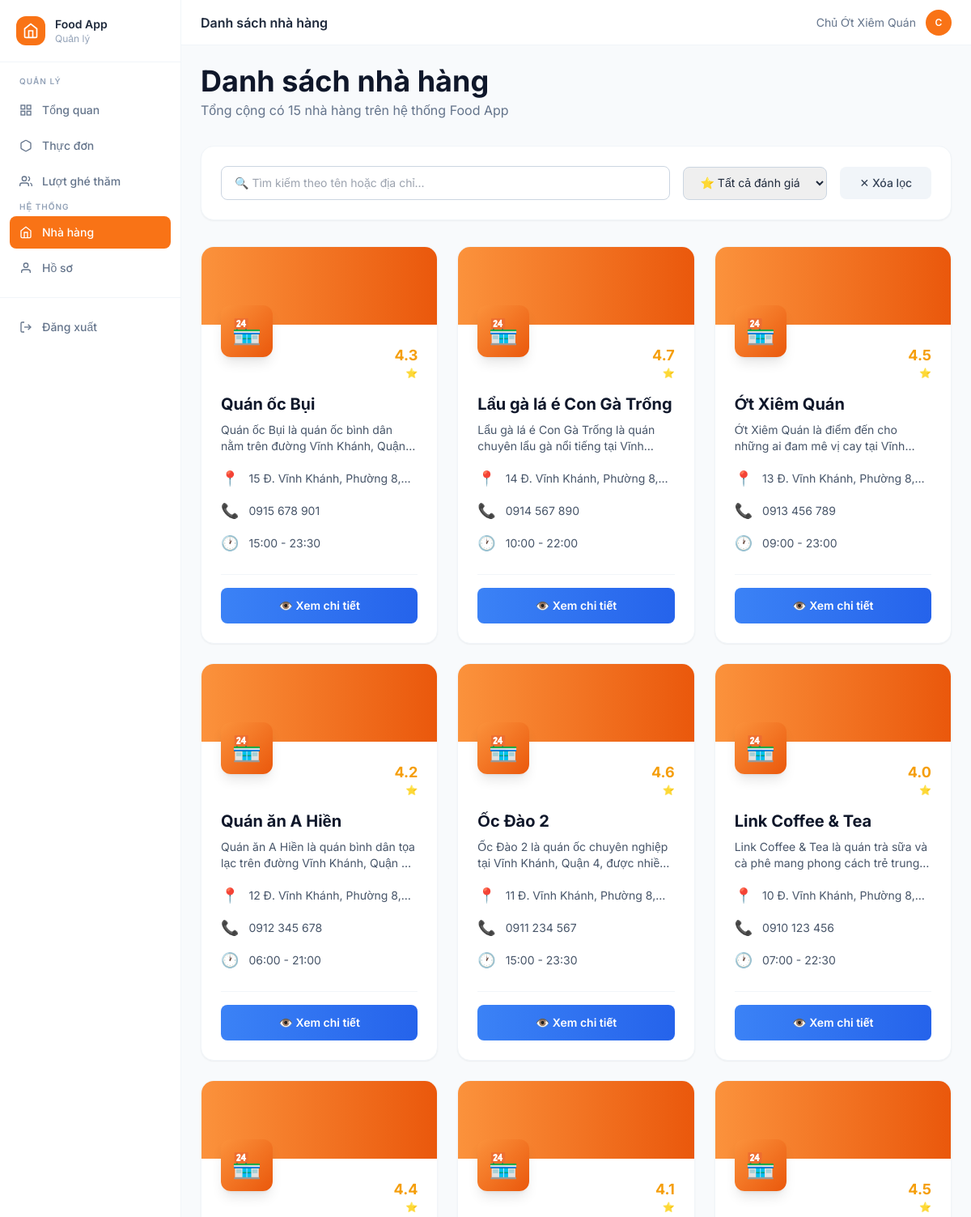
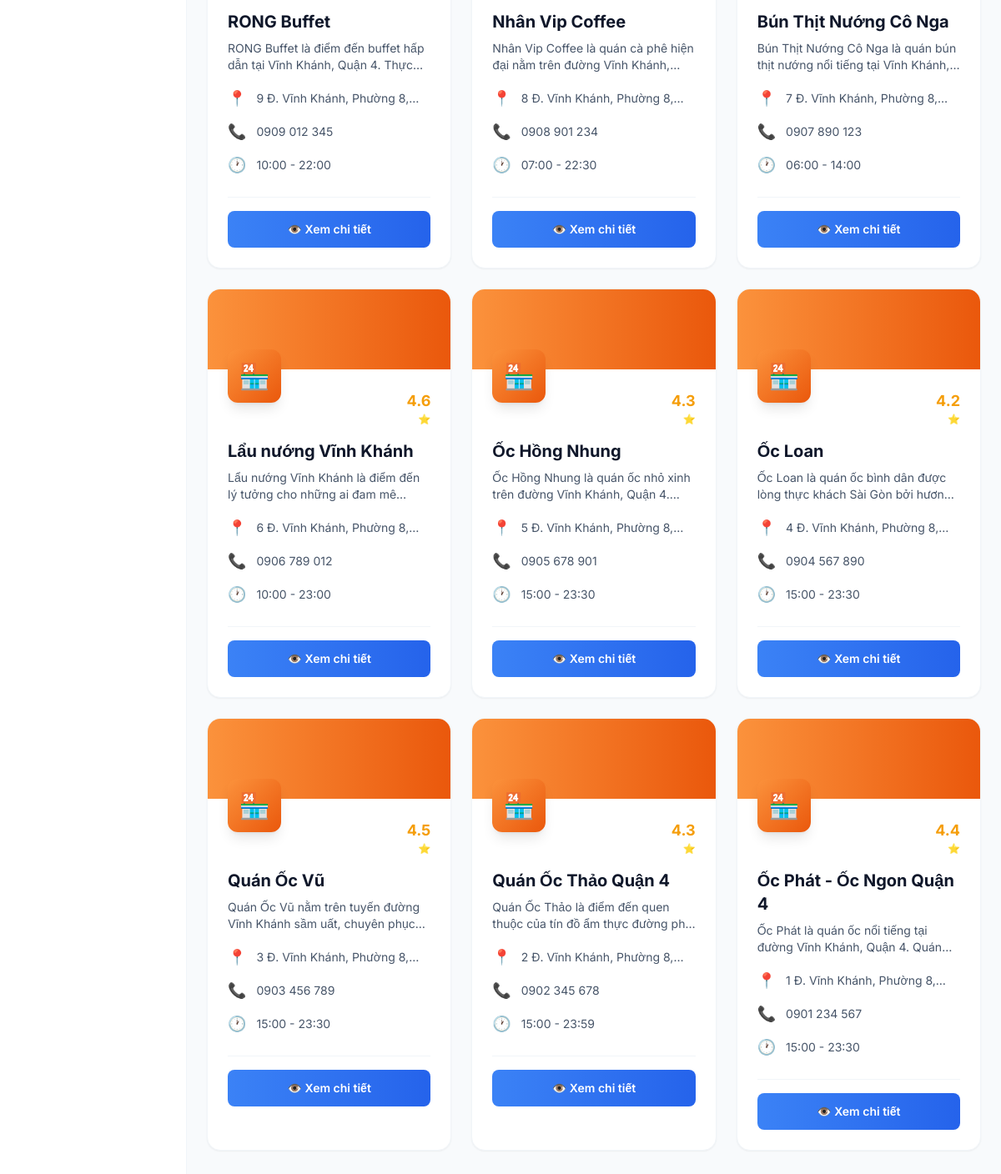
The page /web/owner/restaurants.php (signed in) on the database its author committed (2 pictures, top to bottom).
### tables this page shows
CREATE TABLE `restaurant` (
  `restaurant_id` int(11) NOT NULL,
  `name` varchar(255) NOT NULL,
  `description` text DEFAULT NULL,
  `lat` double DEFAULT NULL,
  `lng` double DEFAULT NULL,
  `phone` varchar(20) DEFAULT NULL,
  `address` varchar(255) DEFAULT NULL,
  `open_hour` varchar(50) DEFAULT NULL,
  `close_hour` varchar(50) DEFAULT NULL,
  `rating` float DEFAULT 0,
  `status` varchar(20) NOT NULL DEFAULT 'open' COMMENT 'open | closed | maintenance'
);

### web/owner/restaurants.php (the view, shortened to what this page needs)
<?php
require_once __DIR__ . '/config.php';
$pageTitle = "Danh sách nhà hàng";
$stmt = $pdo->prepare("SELECT * FROM restaurant ORDER BY restaurant_id DESC");
$stmt->execute();
$restaurants = $stmt->fetchAll(PDO::FETCH_ASSOC);
include 'header.php';
?>
<div class="p-6 bg-slate-50 min-h-screen">
    <div class="mb-8">
        <div class="flex items-center justify-between mb-6">
            <div>
                <h1 class="text-4xl font-bold text-slate-900">Danh sách nhà hàng</h1>
                <p class="text-slate-500 mt-1">Tổng cộng có <span id="totalCount"><?= count($restaurants) ?></span> nhà hàng trên hệ thống Food App</p>
            </div>
        </div>
    </div>
    <div class="bg-white rounded-2xl border border-slate-100 shadow-sm p-6 mb-8">
        <div class="flex gap-4 flex-wrap items-center">
            <input type="text" id="searchInput" placeholder="🔍 Tìm kiếm theo tên hoặc địa chỉ..."
                class="flex-1 min-w-64 px-4 py-2.5 border border-slate-300 rounded-lg focus:ring-2 focus:ring-orange-500 focus:border-transparent transition-all text-sm">
            <select id="ratingFilter" class="px-4 py-2.5 border border-slate-300 rounded-lg focus:ring-2 focus:ring-orange-500 focus:border-transparent transition-all text-sm">
                <option value="">⭐ Tất cả đánh giá</option>
            </select>
            <button id="clearFilters" class="px-6 py-2.5 bg-slate-100 text-slate-700 rounded-lg hover:bg-slate-200 transition-colors font-medium text-sm">
                ✕ Xóa lọc
            </button>
        </div>
    </div>
    <div class="grid grid-cols-1 md:grid-cols-2 lg:grid-cols-3 gap-6" id="restaurantsGrid">
        <?php foreach ($restaurants as $r): ?>
        <div class="restaurant-card bg-white rounded-2xl border border-slate-100 shadow-sm hover:shadow-lg hover:-translate-y-1 transition-all duration-300 overflow-hidden"
            data-name="<?= strtolower($r['name']) ?>"
            data-address="<?= strtolower($r['address'] ?? '') ?>"
            data-rating="<?= $r['rating'] ?? 0 ?>">
            <div class="bg-gradient-to-r from-orange-400 to-orange-600 h-24"></div>
            <div class="p-6 relative">
                <div class="flex items-start justify-between mb-4">
                    <div class="w-16 h-16 rounded-xl bg-gradient-to-br from-orange-400 to-orange-600 flex items-center justify-center text-3xl font-bold text-white shadow-lg -mt-12 relative z-10">
                        🏪
                    </div>
                    <?php if ($r['rating'] > 0): ?>
                    <div class="text-right">
                        <div class="text-lg font-bold text-amber-500"><?= number_format($r['rating'], 1) ?></div>
                        <div class="text-xs text-amber-500">⭐</div>
                    </div>
                    <?php endif; ?>
                </div>
                <h3 class="text-xl font-bold text-slate-900 mb-2"><?= htmlspecialchars($r['name']) ?></h3>
                <p class="text-sm text-slate-600 mb-4 line-clamp-2"><?= htmlspecialchars($r['description'] ?? 'Không có mô tả') ?></p>
                <div class="space-y-3 mb-6">
                    <div class="flex items-center gap-3 text-sm text-slate-600">
                        <span class="text-lg">📍</span>
                        <span class="line-clamp-1"><?= htmlspecialchars($r['address'] ?? 'Chưa cập nhật') ?></span>
                    </div>
                    <div class="flex items-center gap-3 text-sm text-slate-600">
                        <span class="text-lg">📞</span>
                        <span><?= htmlspecialchars($r['phone'] ?? 'Chưa cập nhật') ?></span>
                    </div>
                    <div class="flex items-center gap-3 text-sm text-slate-600">
                        <span class="text-lg">🕐</span>
                        <span><?= htmlspecialchars($r['open_hour'] ?? '--:--') ?> - <?= htmlspecialchars($r['close_hour'] ?? '--:--') ?></span>
                    </div>
                </div>
                <div class="border-t border-slate-100 mb-4"></div>
                <div>
                    <button onclick="viewRestaurant(<?= $r['restaurant_id'] ?>)"
                        class="w-full px-4 py-3 bg-gradient-to-r from-blue-500 to-blue-600 text-white rounded-lg hover:shadow-md hover:from-blue-600 hover:to-blue-700 transition-all font-semibold text-sm">
                        👁️ Xem chi tiết
                    </button>
                </div>
            </div>
        </div>
        <?php endforeach; ?>
    </div>
</div>
<?php include 'footer.php'; ?>

### web/owner/header.php (shortened to what this page needs)
<!DOCTYPE html>
<html lang="vi">
<head>
    <script src="https://cdn.tailwindcss.com"></script>
    <link rel="stylesheet" href="css/style.css">
</head>
<body class="bg-slate-50">
<div class="flex min-h-screen">
    <aside id="sidebar" class="fixed inset-y-0 left-0 z-30 w-56 flex-col bg-white border-r border-slate-100 transition-transform duration-300 lg:translate-x-0 -translate-x-full">
        <div class="flex items-center gap-3 px-5 py-5 border-b border-slate-100">
            <div class="flex h-9 w-9 items-center justify-center rounded-xl bg-orange-500">
                <svg class="h-5 w-5 text-white" fill="none" stroke="currentColor" stroke-width="2" viewBox="0 0 24 24">
                    <path d="M3 9l9-7 9 7v11a2 2 0 0 1-2 2H5a2 2 0 0 1-2-2z"/>
                    <polyline points="9 22 9 12 15 12 15 22"/>
                </svg>
            </div>
            <div>
                <p class="text-sm font-semibold text-slate-800">Food App</p>
                <p class="text-xs text-slate-400">
                    <?php
                    $rname = $_SESSION['restaurant_name'] ?? 'Quản lý';
                    echo htmlspecialchars($rname);
                    ?>
                </p>
            </div>
        </div>
        <nav class="flex-1 overflow-y-auto px-3 py-4 space-y-1">
            <p class="px-3 mb-2 text-[10px] font-semibold uppercase tracking-widest text-slate-400">Quản lý</p>
            <?php
            $current = basename($_SERVER['PHP_SELF']);
            function nav_item($href, $label, $icon, $active) {
                $cls = $active ? 'bg-orange-500 text-white' : 'text-slate-500 hover:bg-slate-100 hover:text-slate-800';
                echo "<a href=\"$href\" class=\"flex items-center gap-3 rounded-lg px-3 py-2.5 text-sm font-medium transition-colors $cls\">$icon $label</a>";
            }
            nav_item('dashboard.php', 'Tổng quan',
                '<svg class="h-4 w-4" fill="none" stroke="currentColor" stroke-width="2" viewBox="0 0 24 24"><rect x="3" y="3" width="7" height="7"/><rect x="14" y="3" width="7" height="7"/><rect x="14" y="14" width="7" height="7"/><rect x="3" y="14" width="7" height="7"/></svg>',
                $current === 'dashboard.php');
            ?>
            <p class="px-3 mt-4 mb-2 text-[10px] font-semibold uppercase tracking-widest text-slate-400">Hệ thống</p>
        </nav>
        <div class="px-3 py-4 border-t border-slate-100">
            <a href="logout.php" class="flex items-center gap-3 rounded-lg px-3 py-2.5 text-sm font-medium text-slate-500 hover:bg-red-50 hover:text-red-600 transition-colors">
                <svg class="h-4 w-4" fill="none" stroke="currentColor" stroke-width="2" viewBox="0 0 24 24">
                    <path d="M9 21H5a2 2 0 0 1-2-2V5a2 2 0 0 1 2-2h4"/>
                    <polyline points="16 17 21 12 16 7"/>
                    <line x1="21" y1="12" x2="9" y2="12"/>
                </svg>
                Đăng xuất
            </a>
        </div>
    </aside>
    <main class="flex-1 lg:ml-56">
        <header class="sticky top-0 z-10 flex h-14 items-center justify-between border-b border-slate-100 bg-white px-4 lg:px-6">
            <div class="flex items-center gap-3">
                <h1 class="text-base font-semibold text-slate-800"><?= htmlspecialchars($pageTitle ?? 'Dashboard') ?></h1>
            </div>
            <div class="flex items-center gap-3">
                <span class="hidden sm:block text-sm text-slate-500"><?= htmlspecialchars($_SESSION['user_name'] ?? '') ?></span>
                <div class="flex h-8 w-8 items-center justify-center rounded-full bg-orange-500 text-xs font-semibold text-white">
                    <?= mb_strtoupper(mb_substr($_SESSION['user_name'] ?? 'U', 0, 1)) ?>
                </div>
            </div>
        </header>

### web/owner/footer.php
</main> </div> </body>
</html>

### web/owner/css/style.css (style rules this page uses)
:root { --primary-orange: #f97316; }
body { font-family: 'Inter', sans-serif; background-color: #f8fafc; color: #1e293b; }

### rows shown on the page
restaurant: rating "4.3", name "Quán ốc Bụi", description "Quán ốc Bụi là quán ốc bình dân nằm trên đường Vĩnh Khánh,…", address "15 Đ. Vĩnh Khánh, Phường…", phone "0915 678 901", open_hour "15:00", close_hour "23:30"
restaurant: rating "4.7", name "Lẩu gà lá é Con Gà Trống", description "Lẩu gà lá é Con Gà Trống là quán chuyên lẩu gà nổi tiếng tại…", address "14 Đ. Vĩnh Khánh, Phường…", phone "0914 567 890", open_hour "10:00", close_hour "22:00"
restaurant: rating "4.5", name "Ớt Xiêm Quán", description "Ớt Xiêm Quán là điểm đến cho những ai đam mê vị cay tại…", address "13 Đ. Vĩnh Khánh, Phường…", phone "0913 456 789", open_hour "09:00", close_hour "23:00"
restaurant: rating "4.2", name "Quán ăn A Hiền", description "Quán ăn A Hiền là quán bình dân tọa lạc trên đường Vĩnh Khánh, Quận…", address "12 Đ. Vĩnh Khánh, Phường…", phone "0912 345 678", open_hour "06:00", close_hour "21:00"
restaurant: rating "4.6", name "Ốc Đào 2", description "Ốc Đào 2 là quán ốc chuyên nghiệp tại Vĩnh Khánh, Quận 4, được…", address "11 Đ. Vĩnh Khánh, Phường…", phone "0911 234 567", open_hour "15:00", close_hour "23:30"
restaurant: rating "4.0", name "Link Coffee & Tea", description "Link Coffee & Tea là quán trà sữa và cà phê mang phong cách trẻ…", address "10 Đ. Vĩnh Khánh, Phường…", phone "0910 123 456", open_hour "07:00", close_hour "22:30"
restaurant: rating "4.4", name "RONG Buffet", description "RONG Buffet là điểm đến buffet hấp dẫn tại Vĩnh Khánh, Quận 4.…", address "9 Đ. Vĩnh Khánh, Phường…", phone "0909 012 345", open_hour "10:00", close_hour "22:00"
restaurant: rating "4.1", name "Nhân Vip Coffee", description "Nhân Vip Coffee là quán cà phê hiện đại nằm trên đường Vĩnh…", address "8 Đ. Vĩnh Khánh, Phường…", phone "0908 901 234", open_hour "07:00", close_hour "22:30"
restaurant: rating "4.5", name "Bún Thịt Nướng Cô Nga", description "Bún Thịt Nướng Cô Nga là quán bún thịt nướng nổi tiếng tại Vĩnh…", address "7 Đ. Vĩnh Khánh, Phường…", phone "0907 890 123", open_hour "06:00", close_hour "14:00"
restaurant: rating "4.6", name "Lẩu nướng Vĩnh Khánh", description "Lẩu nướng Vĩnh Khánh là điểm đến lý tưởng cho những ai đam…", address "6 Đ. Vĩnh Khánh, Phường…", phone "0906 789 012", open_hour "10:00", close_hour "23:00"
restaurant: rating "4.3", name "Ốc Hồng Nhung", description "Ốc Hồng Nhung là quán ốc nhỏ xinh trên đường Vĩnh Khánh, Quận…", address "5 Đ. Vĩnh Khánh, Phường…", phone "0905 678 901", open_hour "15:00", close_hour "23:30"
restaurant: rating "4.2", name "Ốc Loan", description "Ốc Loan là quán ốc bình dân được lòng thực khách Sài Gòn bởi…", address "4 Đ. Vĩnh Khánh, Phường…", phone "0904 567 890", open_hour "15:00", close_hour "23:30"
restaurant: rating "4.5", name "Quán Ốc Vũ", description "Quán Ốc Vũ nằm trên tuyến đường Vĩnh Khánh sầm uất, chuyên…", address "3 Đ. Vĩnh Khánh, Phường…", phone "0903 456 789", open_hour "15:00", close_hour "23:30"
restaurant: rating "4.3", name "Quán Ốc Thảo Quận 4", description "Quán Ốc Thảo là điểm đến quen thuộc của tín đồ ẩm thực đường…", address "2 Đ. Vĩnh Khánh, Phường…", phone "0902 345 678", open_hour "15:00", close_hour "23:59"
restaurant: rating "4.4", name "Ốc Phát - Ốc Ngon Quận 4", description "Ốc Phát là quán ốc nổi tiếng tại đường Vĩnh Khánh, Quận 4.…", address "1 Đ. Vĩnh Khánh, Phường…", phone "0901 234 567", open_hour "15:00", close_hour "23:30"

### other values the page prints
$rname "Quản lý"
$label "Tổng quan Thực đơn Lượt ghé thăm Nhà hàng Hồ sơ"
$pageTitle "Danh sách nhà hàng"
$_SESSION['user_name'] "Chủ Ớt Xiêm Quán"
mb_strtoupper(mb_substr($_SESSION['user_name'] ?? 'U', 0, 1)) "C"
count($restaurants) "15"
